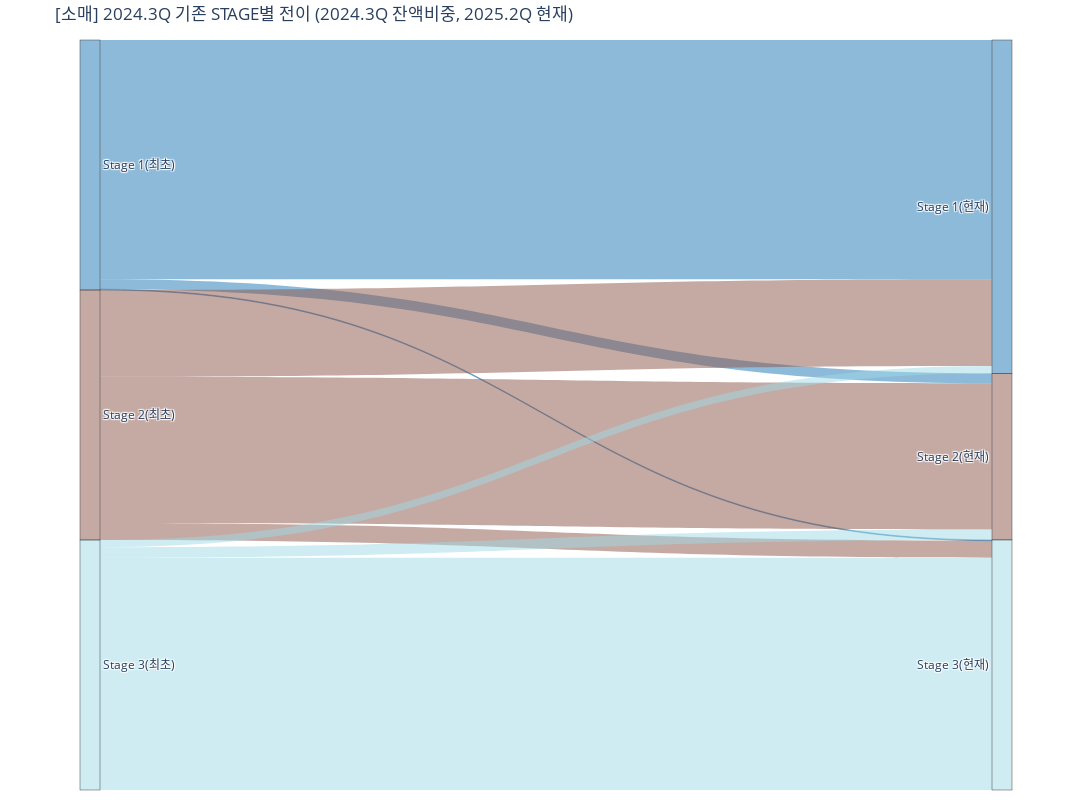

The cell this chart's notebook holds for it:
### Markdown cell above
##### 소매

### Code cell
# 소매
dic_cat_src = {}
i = 0
for x in stmap_rtl['24Q3_STAGE'].unique().tolist():
    dic_cat_src[x] = i
    i += 1

dic_cat_tgt = {}
i = len(dic_cat_src)
for x in stmap_rtl['25Q2_STAGE'].unique().tolist():
    dic_cat_tgt[x] = i
    i += 1

stmap_rtl['source'] = stmap_rtl['24Q3_STAGE'].map(dic_cat_src)
stmap_rtl['target'] = stmap_rtl['25Q2_STAGE'].map(dic_cat_tgt)

# Colors of nodes and links
source_uniq = stmap_rtl['source_label'].unique().tolist()
target_uniq = stmap_rtl['target_label'].unique().tolist()
color_map = stmap_rtl.groupby('24Q3_STAGE')['c_color'].unique().apply(lambda x: x[0]).reset_index()
color_map['source_label'] = stmap_rtl.groupby('24Q3_STAGE')['source_label'].unique().apply(lambda x: x[0]).tolist()
color_node = [color_map.loc[color_map['source_label']==x,'c_color'].tolist()[0] for x in source_uniq]+[color_map.loc[color_map['24Q3_STAGE']==x.replace('(현재)',''),'c_color'].tolist()[0] for x in target_uniq]
color_link = stmap_rtl['c_color'].tolist()

# Set sankey arguments
label = stmap_rtl['source_label'].unique().tolist()+stmap_rtl['target_label'].unique().tolist()
source = stmap_rtl['source'].tolist()
target = stmap_rtl['target'].tolist()
values = (stmap_rtl['STAGE별비중']*100).tolist()

link = dict(source=source, target=target, value=values, color=color_link)
node = dict(label=label, pad=0, thickness=20, color=color_node)
data = go.Sankey(link=link, node=node, valueformat='.2f', valuesuffix='%', arrangement='snap')

# Draw sankey plot
fig = go.Figure(data)
fig.update_layout(title_text="[소매] 2024.3Q 기존 STAGE별 전이 (2024.3Q 잔액비중, 2025.2Q 현재)", margin=dict(b=10, t=40, pad=0), autosize=False, width=1200, height=800)
fig.show()
fig.write_html(rf'부산은행 DA\Result\{ver}\소매_Stage_기존_전이_비중.html')
fig.write_image(rf'부산은행 DA\Result\{ver}\소매_Stage_기존_전이_비중.png', engine='kaleido')

# link = dict(source=source, target=target, value=values_bl, color=color_link)
# node = dict(label=label, pad=0, thickness=20)
# data = go.Sankey(link=link, node=node, valueformat=',.0f', valuesuffix='십억원', arrangement='snap')

# fig = go.Figure(data)
# fig.update_layout(title_text="[소매] 2024.3Q 기존 STAGE별 전이 (2024.3Q 대출잔액, 2025.2Q 현재)", margin=dict(b=10, t=40, pad=0), autosize=False, width=1200, height=800)
# fig.show()
# fig.write_html(r'부산은행 DA\Result\Power BI\소매_Stage_기존_전이_잔액.html')
# fig.write_image(r'부산은행 DA\Result\Power BI\소매_Stage_기존_전이_잔액.png', engine='kaleido')

### Figure 1 — Plotly figure (JSON) as saved in the notebook; plotly's stock layout.template omitted (floating-point values rounded to 4 significant figures)
{"data": [{"arrangement": "snap", "link": {"color": ["rgba(0.12156862745098039,0.4666666666666667,0.7058823529411765,.5)", "rgba(0.12156862745098039,0.4666666666666667,0.7058823529411765,.5)", "rgba(0.12156862745098039,0.4666666666666667,0.7058823529411765,.5)", "rgba(0.5490196078431373,0.33725490196078434,0.29411764705882354,.5)", "rgba(0.5490196078431373,0.33725490196078434,0.29411764705882354,.5)", "rgba(0.5490196078431373,0.33725490196078434,0.29411764705882354,.5)", "rgba(0.6196078431372549,0.8549019607843137,0.8980392156862745,.5)", "rgba(0.6196078431372549,0.8549019607843137,0.8980392156862745,.5)", "rgba(0.6196078431372549,0.8549019607843137,0.8980392156862745,.5)"], "source": [0, 0, 0, 1, 1, 1, 2, 2, 2], "target": [3, 4, 5, 3, 4, 5, 3, 4, 5], "value": [95.69, 4.01, 0.3009, 34.73, 58.49, 6.778, 2.88, 4.171, 92.95]}, "node": {"color": ["rgba(0.12156862745098039,0.4666666666666667,0.7058823529411765,.5)", "rgba(0.5490196078431373,0.33725490196078434,0.29411764705882354,.5)", "rgba(0.6196078431372549,0.8549019607843137,0.8980392156862745,.5)", "rgba(0.12156862745098039,0.4666666666666667,0.7058823529411765,.5)", "rgba(0.5490196078431373,0.33725490196078434,0.29411764705882354,.5)", "rgba(0.6196078431372549,0.8549019607843137,0.8980392156862745,.5)"], "label": ["Stage 1(최초)", "Stage 2(최초)", "Stage 3(최초)", "Stage 1(현재)", "Stage 2(현재)", "Stage 3(현재)"], "pad": 0, "thickness": 20}, "type": "sankey", "valueformat": ".2f", "valuesuffix": "%"}], "layout": {"autosize": false, "height": 800, "margin": {"b": 10, "pad": 0, "t": 40}, "title": {"text": "[소매] 2024.3Q 기존 STAGE별 전이 (2024.3Q 잔액비중, 2025.2Q 현재)"}, "width": 1200}}
